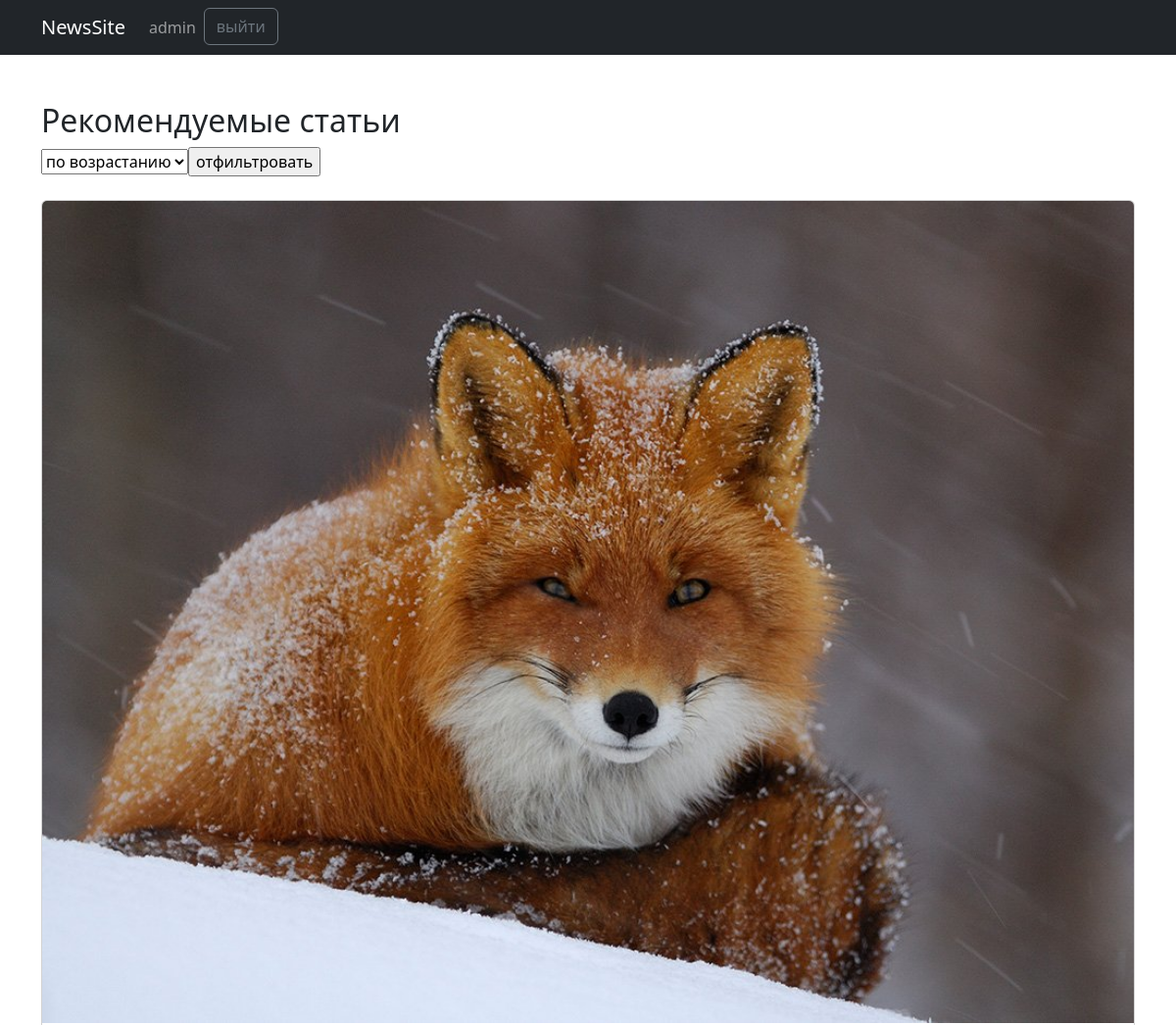
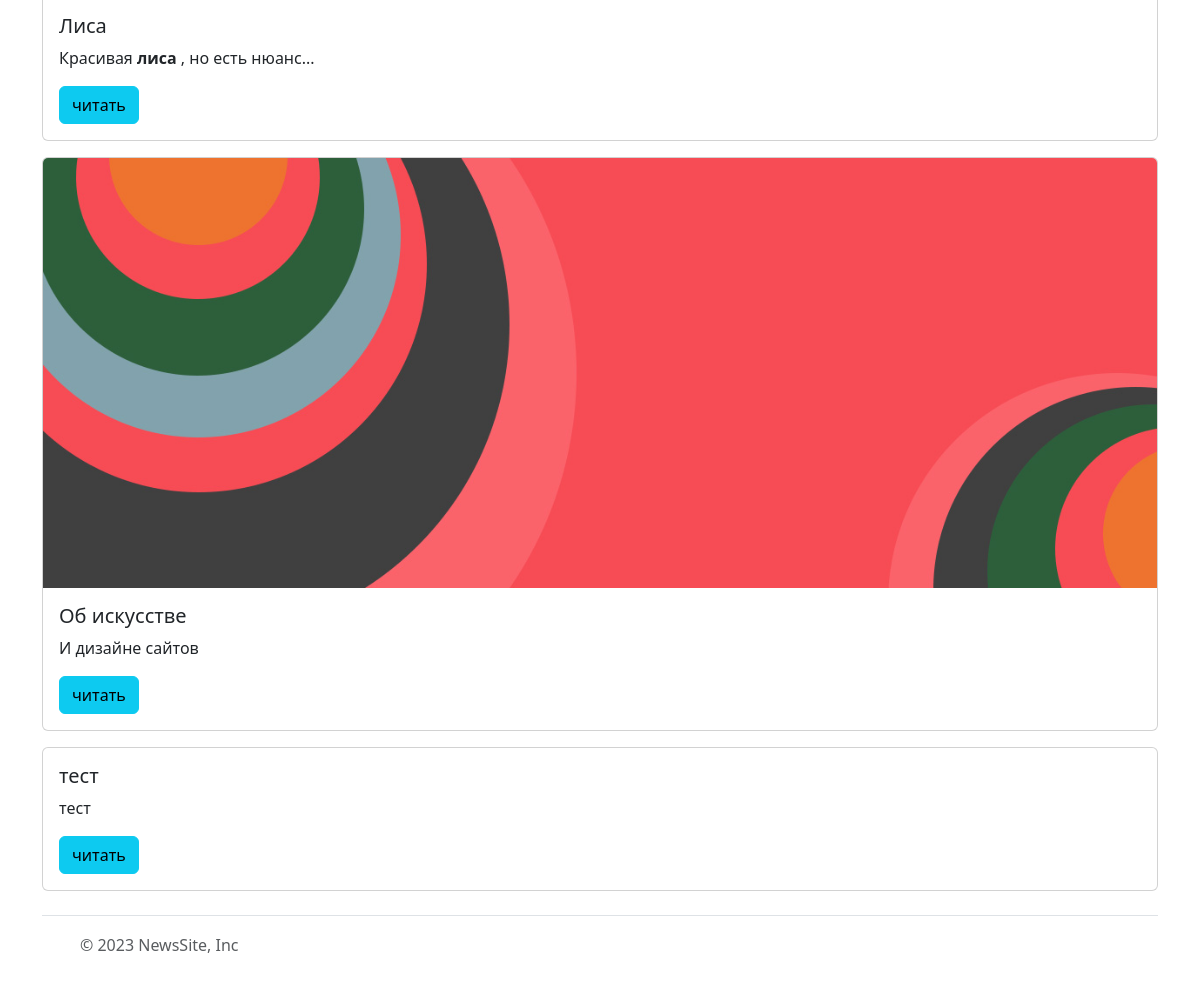
Page /news/ (signed in) on the committed database (2 pictures, top to bottom).
### newsapp/models.py (models this page shows, shortened)
class Item(models.Model):
    title=models.CharField(max_length=100)
    memo =models.TextField()
    image=models.ImageField(upload_to='newsapp/images',null=True,blank=True)
    date=models.DateTimeField(auto_now_add=True)
    author=models.ForeignKey(User,on_delete=models.CASCADE)
    published=models.BooleanField(default=False,null=False,blank=False)
    likes=GenericRelation(Like)
    tags=models.ManyToManyField(Tag)
    class Meta:
        permissions=[('can_read_item','Can read item')]

### newsapp/views.py (the view)
# urls.py: path('',views.home,name='home'),
def home(request):
    user_filter_status=request.session.get('user_filter_status','down')
    data=models.Item.objects.all()
    if request.GET.get('filter_by')=='up':
           request.session['user_filter_status']='up'
           user_filter_status= request.session['user_filter_status']
           data=models.Item.objects.all().order_by('date')
    elif request.GET.get('filter_by')=='down':
            request.session['user_filter_status']='down'
            user_filter_status= request.session['user_filter_status']
            data=models.Item.objects.all().order_by('-date')
    return render(request,'newsapp/home.html',{'data':data,'user_filter_status':user_filter_status})

### newsapp/templates/newsapp/home.html (shortened to what this page needs)
{% extends 'coreapp/base.html' %}
  {% block content %}
<div class="container mt-5">
<h2>Рекомендуемые статьи</h2>
<form action="" method="get">
<select name="filter_by" id="">
  <option value="up" {% if user_filter_status == 'up' %} selected {% endif %}>по возрастанию</option>
  <input type="submit" value="отфильтровать">
</select>
</form>
<br>
{% autoescape off %}
  {% for i in data %}
  {% if i.published %}
  <div class="card mb-3">
    {% if i.image %}
    <img src="{{ i.image.url }}" class="card-img-top" alt="картинка" >
    {% endif %}
    <div class="card-body">
      <h5 class="card-title">{{ i.title }}</h5>
      <p class="card-text">{{ i.memo }}</p>
      <a href="{% url 'newsapp:item' i.id %}" class="btn btn-info">читать</a>
    </div>
  </div>
  {% endif %}
  {% endfor %}
</div>
{% endautoescape %}
  {% endblock %}

### coreapp/templates/coreapp/base.html (shortened to what this page needs)
{% load static %}
<!DOCTYPE html>
<html lang="en">
<head>
<link rel="stylesheet" href="{% static 'css/style.css' %}">
<link href="https://cdn.jsdelivr.net/npm/bootstrap@5.3.0-alpha3/dist/css/bootstrap.min.css" rel="stylesheet">
</head>
<body >
  <header >
    <nav class="navbar  navbar-expand-lg navbar-dark bg-dark">
      <div class="container">
        <a class="navbar-brand" href="{% url 'newsapp:home' %}">NewsSite</a>
        <div class="collapse navbar-collapse" id="navbarSupportedContent">
          <ul class="navbar-nav me-auto mb-2 mb-lg-0">
            {% if user.is_authenticated %}
            <li class="nav-item">
              <a class="nav-link" href="{% url 'accs:profile' %}">{{ user.username }}</a>
            </li>
            <form action="{% url 'accs:signout' %}" method="POST">
              <li class="nav-item">
                <input class="btn btn-outline-secondary" type="submit" value="выйти">
              </li>
            </form>
            {% endif %}
            </ul>
        </div>
      </div>
    </nav>
  </header>
  {% block content %}
  {% endblock %}
    <div class="container">
      <footer class="d-flex flex-wrap justify-content-between align-items-center py-3 my-4 border-top ">
        <div class="col-md-4 d-flex align-items-center">
          <a href="/" class="mb-3 me-2 mb-md-0 text-muted text-decoration-none lh-1">
            <svg class="bi" width="30" height="24"><use xlink:href="#bootstrap"></use></svg>
          </a>
          <span class="mb-3 mb-md-0 text-muted">© 2023 NewsSite, Inc</span>
        </div>
        <ul class="nav col-md-4 justify-content-end list-unstyled d-flex">
          <li class="ms-3"><a class="text-muted" href="#"><svg class="bi" width="24" height="24"><use xlink:href="#twitter"></use></svg></a></li>
          <li class="ms-3"><a class="text-muted" href="#"><svg class="bi" width="24" height="24"><use xlink:href="#instagram"></use></svg></a></li>
          <li class="ms-3"><a class="text-muted" href="#"><svg class="bi" width="24" height="24"><use xlink:href="#facebook"></use></svg></a></li>
        </ul>
      </footer>
    </div>
</body>
</html>

### coreapp/static/css/style.css (style rules this page uses)
body { font-family: 'Roboto', sans-serif; }

### rows in the picture
Item: image (picture), title "Лиса", memo "Красивая лиса , но есть нюанс..."
Item: image (picture), title "Об искусстве", memo "И дизайне сайтов"
Item: title "тест", memo "тест"

### other values in the picture
{{ user.username }} "admin"
